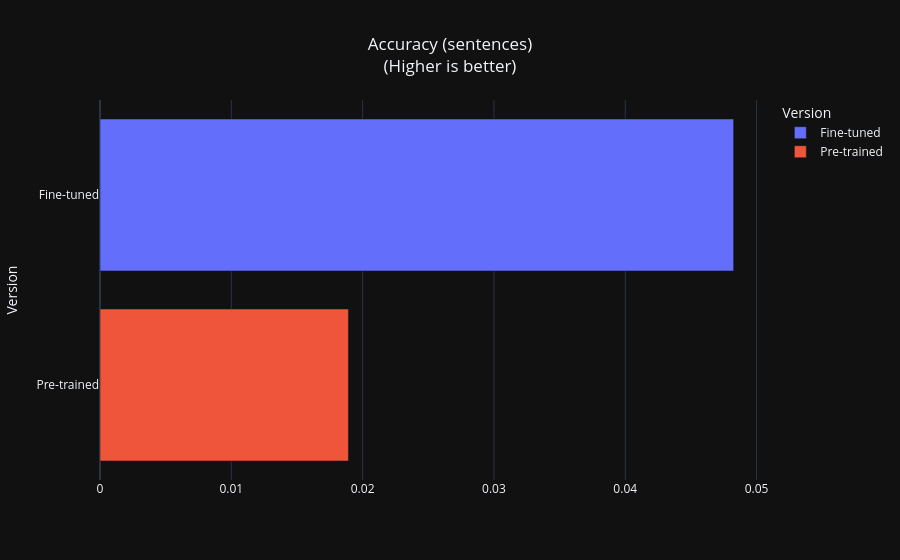
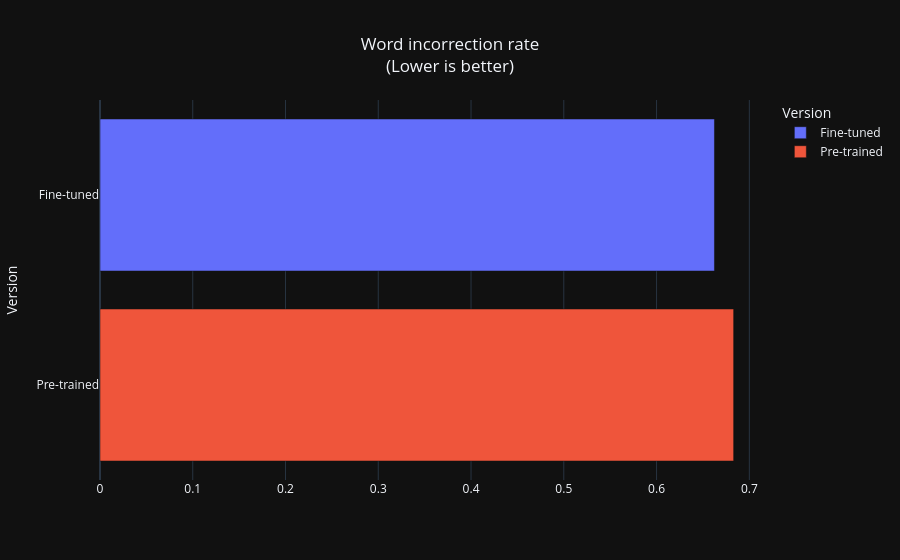
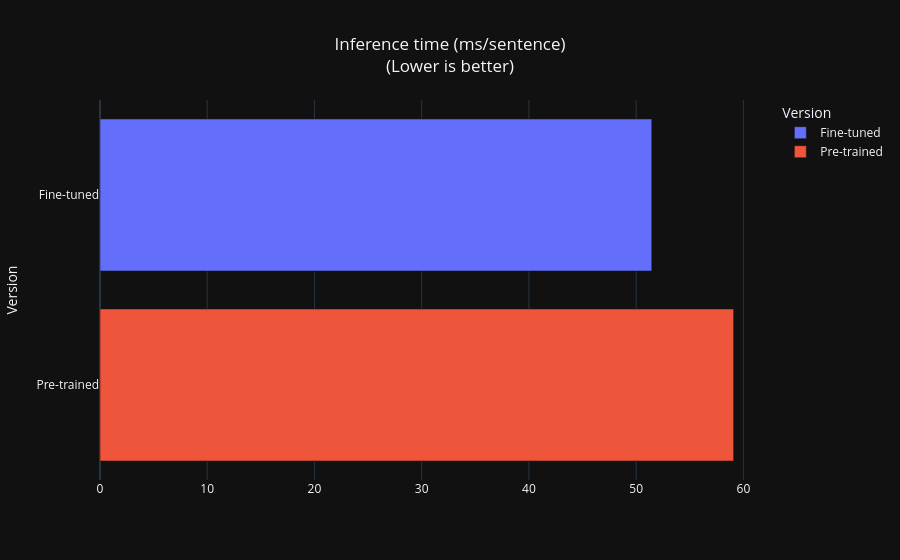
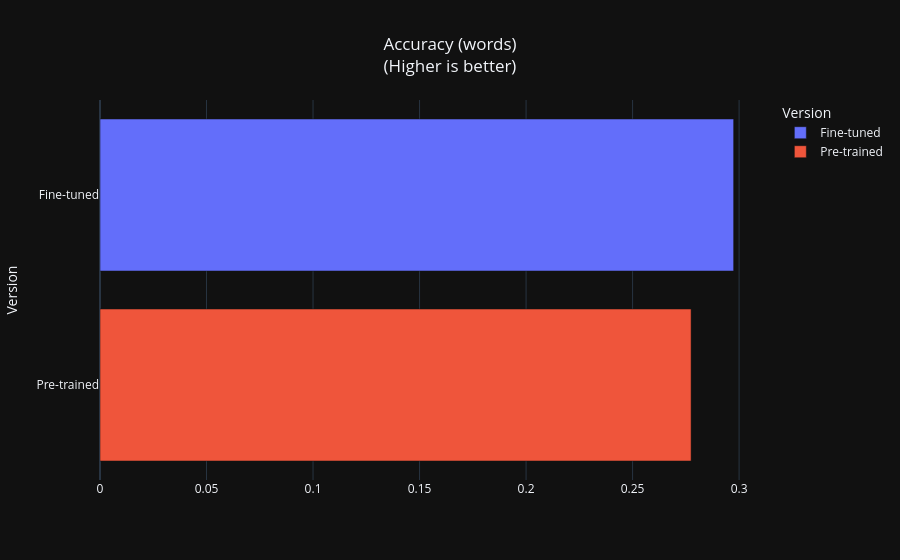

The code cell stored with these charts, in order, in its notebook:
### Code cell
for col in elmo_df:
    if col in ["accuracy_sentences", "accuracy_words", "word_incorrection_rate", "recall", "precision", "f05",
               "ms_per_sentence", ]:
        sorted_elmo_df = elmo_df.sort_values(by=col, ascending=fancy_cols[col]["asc"])
        fig = px.bar(
                sorted_elmo_df,
                x=col,
                y="name",
                color="name",
                title=f'{fancy_cols[col]["name"]}<br>({"Lower" if fancy_cols[col]["asc"] else "Higher"} is better)',
                labels={"name": "Version"},
        )
        fig.update_layout(title_x=0.5, xaxis_title='')
        fig.show()

### Figure 1 — Plotly figure (JSON) as saved in the notebook; plotly's stock layout.template omitted (floating-point values rounded to 4 significant figures)
{"data": [{"alignmentgroup": "True", "hovertemplate": "Version=%{y}<br>accuracy_sentences=%{x}<extra></extra>", "legendgroup": "Fine-tuned", "marker": {"color": "#636efa", "pattern": {"shape": ""}}, "name": "Fine-tuned", "offsetgroup": "Fine-tuned", "orientation": "h", "showlegend": true, "textposition": "auto", "x": [0.04825], "xaxis": "x", "y": ["Fine-tuned"], "yaxis": "y", "type": "bar"}, {"alignmentgroup": "True", "hovertemplate": "Version=%{y}<br>accuracy_sentences=%{x}<extra></extra>", "legendgroup": "Pre-trained", "marker": {"color": "#EF553B", "pattern": {"shape": ""}}, "name": "Pre-trained", "offsetgroup": "Pre-trained", "orientation": "h", "showlegend": true, "textposition": "auto", "x": [0.01892], "xaxis": "x", "y": ["Pre-trained"], "yaxis": "y", "type": "bar"}], "layout": {"xaxis": {"anchor": "y", "domain": [0.0, 1.0], "title": {"text": ""}}, "yaxis": {"anchor": "x", "domain": [0.0, 1.0], "title": {"text": "Version"}, "categoryorder": "array", "categoryarray": ["Pre-trained", "Fine-tuned"]}, "legend": {"title": {"text": "Version"}, "tracegroupgap": 0}, "title": {"text": "Accuracy (sentences)<br>(Higher is better)", "x": 0.5}, "barmode": "relative"}}

### Figure 2 — Plotly figure (JSON) as saved in the notebook; plotly's stock layout.template omitted (floating-point values rounded to 4 significant figures)
{"data": [{"alignmentgroup": "True", "hovertemplate": "Version=%{y}<br>word_incorrection_rate=%{x}<extra></extra>", "legendgroup": "Fine-tuned", "marker": {"color": "#636efa", "pattern": {"shape": ""}}, "name": "Fine-tuned", "offsetgroup": "Fine-tuned", "orientation": "h", "showlegend": true, "textposition": "auto", "x": [0.6624], "xaxis": "x", "y": ["Fine-tuned"], "yaxis": "y", "type": "bar"}, {"alignmentgroup": "True", "hovertemplate": "Version=%{y}<br>word_incorrection_rate=%{x}<extra></extra>", "legendgroup": "Pre-trained", "marker": {"color": "#EF553B", "pattern": {"shape": ""}}, "name": "Pre-trained", "offsetgroup": "Pre-trained", "orientation": "h", "showlegend": true, "textposition": "auto", "x": [0.6831], "xaxis": "x", "y": ["Pre-trained"], "yaxis": "y", "type": "bar"}], "layout": {"xaxis": {"anchor": "y", "domain": [0.0, 1.0], "title": {"text": ""}}, "yaxis": {"anchor": "x", "domain": [0.0, 1.0], "title": {"text": "Version"}, "categoryorder": "array", "categoryarray": ["Pre-trained", "Fine-tuned"]}, "legend": {"title": {"text": "Version"}, "tracegroupgap": 0}, "title": {"text": "Word incorrection rate<br>(Lower is better)", "x": 0.5}, "barmode": "relative"}}

### Figure 3 — Plotly figure (JSON) as saved in the notebook; plotly's stock layout.template omitted (floating-point values rounded to 4 significant figures)
{"data": [{"alignmentgroup": "True", "hovertemplate": "Version=%{y}<br>ms_per_sentence=%{x}<extra></extra>", "legendgroup": "Fine-tuned", "marker": {"color": "#636efa", "pattern": {"shape": ""}}, "name": "Fine-tuned", "offsetgroup": "Fine-tuned", "orientation": "h", "showlegend": true, "textposition": "auto", "x": [51.46], "xaxis": "x", "y": ["Fine-tuned"], "yaxis": "y", "type": "bar"}, {"alignmentgroup": "True", "hovertemplate": "Version=%{y}<br>ms_per_sentence=%{x}<extra></extra>", "legendgroup": "Pre-trained", "marker": {"color": "#EF553B", "pattern": {"shape": ""}}, "name": "Pre-trained", "offsetgroup": "Pre-trained", "orientation": "h", "showlegend": true, "textposition": "auto", "x": [59.09], "xaxis": "x", "y": ["Pre-trained"], "yaxis": "y", "type": "bar"}], "layout": {"xaxis": {"anchor": "y", "domain": [0.0, 1.0], "title": {"text": ""}}, "yaxis": {"anchor": "x", "domain": [0.0, 1.0], "title": {"text": "Version"}, "categoryorder": "array", "categoryarray": ["Pre-trained", "Fine-tuned"]}, "legend": {"title": {"text": "Version"}, "tracegroupgap": 0}, "title": {"text": "Inference time (ms/sentence)<br>(Lower is better)", "x": 0.5}, "barmode": "relative"}}

### Figure 4 — Plotly figure (JSON) as saved in the notebook; plotly's stock layout.template omitted (floating-point values rounded to 4 significant figures)
{"data": [{"alignmentgroup": "True", "hovertemplate": "Version=%{y}<br>accuracy_words=%{x}<extra></extra>", "legendgroup": "Fine-tuned", "marker": {"color": "#636efa", "pattern": {"shape": ""}}, "name": "Fine-tuned", "offsetgroup": "Fine-tuned", "orientation": "h", "showlegend": true, "textposition": "auto", "x": [0.2974], "xaxis": "x", "y": ["Fine-tuned"], "yaxis": "y", "type": "bar"}, {"alignmentgroup": "True", "hovertemplate": "Version=%{y}<br>accuracy_words=%{x}<extra></extra>", "legendgroup": "Pre-trained", "marker": {"color": "#EF553B", "pattern": {"shape": ""}}, "name": "Pre-trained", "offsetgroup": "Pre-trained", "orientation": "h", "showlegend": true, "textposition": "auto", "x": [0.2775], "xaxis": "x", "y": ["Pre-trained"], "yaxis": "y", "type": "bar"}], "layout": {"xaxis": {"anchor": "y", "domain": [0.0, 1.0], "title": {"text": ""}}, "yaxis": {"anchor": "x", "domain": [0.0, 1.0], "title": {"text": "Version"}, "categoryorder": "array", "categoryarray": ["Pre-trained", "Fine-tuned"]}, "legend": {"title": {"text": "Version"}, "tracegroupgap": 0}, "title": {"text": "Accuracy (words)<br>(Higher is better)", "x": 0.5}, "barmode": "relative"}}
